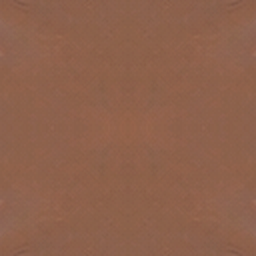
#> input picture assets/bark.png, 256 x 256 px, given in place of reference.png, which was not available
$ python make_leaves.py
#> lines starting #> are read from the running program, lines starting #| are printed output that depends on the picture; after the words box and inside, x2 and y2 are one past the last pixel; in counts of white or black regions, pixels touching at a corner belong together
"""Builds painted-style textures for the game from reference/reference.png and writes them to ./assets:

  leaves_atlas.png   4 colours (green / yellow / orange / red) x 2 variants of lobed leaf clusters, painted colours
                     sampled from the reference, transparent between leaves (used for tree and bush foliage cards)
  pine_atlas.png     2 variants of drooping needle tufts, painted in the deep teal-greens of the reference
  bark.png           tileable dark bark taken from the big trunks

Run once (or again after changing reference/reference.png):  py make_leaves.py
"""
import math
import random
from pathlib import Path

import numpy as np
from PIL import Image, ImageDraw, ImageEnhance, ImageFilter
from scipy import ndimage as ndi

HERE = Path(__file__).parent
CELL = 256


def load():
    src = Image.open(HERE / "reference" / "reference.png").convert("RGB")
#> src is the input picture: PIL image 256x256 RGB; mean R, G, B 141.5, 97.5, 76.3
    hsv = np.asarray(src.convert("HSV")).astype(float)
    return src, hsv[..., 0] * 360 / 255, hsv[..., 1] / 255, hsv[..., 2] / 255


def best_windows(mask, size, count, margin=0):
    """Top-left corners of the `count` non-overlapping size x size windows best covered by `mask`."""
    cov = ndi.uniform_filter(mask.astype(float), size, mode="constant")
    h, w = mask.shape
    half = size // 2
    cov[:half + margin], cov[-half - margin:] = 0, 0
    cov[:, :half + margin], cov[:, -half - margin:] = 0, 0
    picks = []
    for idx in np.argsort(cov, axis=None)[::-1]:
        cy, cx = divmod(int(idx), w)
        if cov[cy, cx] <= 0:
            break
        if all(abs(cy - py) >= size or abs(cx - px) >= size for py, px, _ in picks):
            picks.append((cy, cx, cov[cy, cx]))
            if len(picks) == count:
                break
    return [(cx - half, cy - half, c) for cy, cx, c in picks]


def mirror_tile(img):
    """Make a texture seamlessly tileable by mirroring it into a 2x2 block."""
    a = np.asarray(img)
    top = np.concatenate([a, a[:, ::-1]], axis=1)
    return Image.fromarray(np.concatenate([top, top[::-1]], axis=0))


# [55 lines left out: functions leaf_cluster, needle_card, not called in this run]


def main():
    src, H, S, V = load()
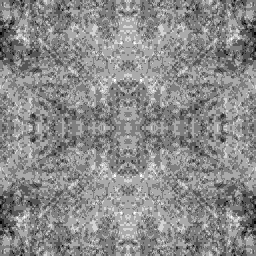
#> H: shape (256, 256) float64; min 14.12, max 22.59, mean 18.7; drawn with min black and max white
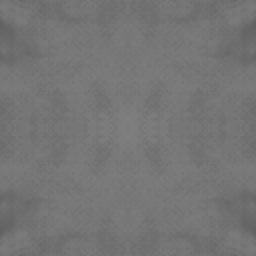
#> S: shape (256, 256) float64; min 0.373, max 0.506, mean 0.458
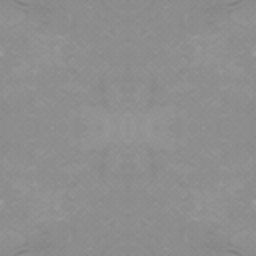
#> V: shape (256, 256) float64; min 0.498, max 0.6, mean 0.555
    out = HERE / "assets"
    out.mkdir(exist_ok=True)
    masks = {
        "green": ((H >= 60) & (H <= 150) & (S > .3) & (V > .25) & (V < .85)),
        "yellow": ((H >= 39) & (H <= 56) & (S > .55) & (V > .75)),
        "orange": ((H >= 22) & (H <= 38) & (S > .6) & (V > .6)),
        "red": ((H >= 6) & (H <= 21) & (S > .55) & (V > .45) & (V < .9)),
    }
    atlas = Image.new("RGBA", (CELL * 4, CELL * 2), (0, 0, 0, 0))
#> atlas: PIL image 1024x512 RGBA; every value is 0
    for col, (name, m) in enumerate(masks.items()):
        wins = best_windows(m, 70, 2)
        print(name, [(x, y, round(c, 2)) for x, y, c in wins])
        for row, (x, y, _) in enumerate(wins):
            swatch = src.crop((x, y, x + 70, y + 70))
            atlas.paste(Image.fromarray(leaf_cluster(swatch, col * 10 + row), "RGBA"), (col * CELL, row * CELL))
#> this loop made 4 passes
#> name on passes 1 to 4: 'green', 'yellow', 'orange', 'red'
#| green []
#| yellow []
#| orange []
#| red []
    atlas.save(out / "leaves_atlas.png")

    pine = (H >= 135) & (H <= 185) & (S > .2) & (S < .7) & (V > .18) & (V < .55)          # the deep teal-green foliage
#> pine: shape (256, 256) bool; every value is 0
    pine_atlas = Image.new("RGBA", (CELL * 2, CELL), (0, 0, 0, 0))
#> pine_atlas: PIL image 512x256 RGBA; every value is 0
    for col, (x, y, c) in enumerate(best_windows(pine, 64, 2)):
        print("pine", (x, y, round(c, 2)))
        pine_atlas.paste(Image.fromarray(needle_card(src.crop((x, y, x + 64, y + 64)), 70 + col), "RGBA"), (col * CELL, 0))
#> this loop made 0 passes
    pine_atlas.save(out / "pine_atlas.png")

    def tile_from(mask, size, name, final=256, blur=0.0, gain=1.0):
        x, y, c = best_windows(mask, size, 1)[0]
#> in best_windows (call 6), `cov[:half + margin], cov[-half - margin:] = 0, 0`: cov: shape (256, 256) float64; min 0, max 0.00146, mean 1.84e-05
#> in best_windows (call 6), `cov[:, :half + margin], cov[:, -half - margin:] = 0, 0`:
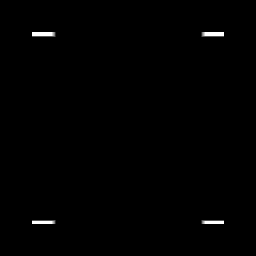
#> cov: shape (256, 256) float64; min 0, max 0.00146, mean 7.47e-06; drawn with min black and max white
#> the loop in best_windows (call 6), `for idx in np.argsort(cov, axis=None)[::-1]:` made 1 pass
#> (idx, cy, cx) on pass 1: (9180, 35, 220)
#> after the loop in best_windows (call 6), `for idx in np.argsort(cov, axis=None)[::-1]:`: picks = [(35, 220, 0.00146)]
#> x = 188; y = 3; c = 0.00146
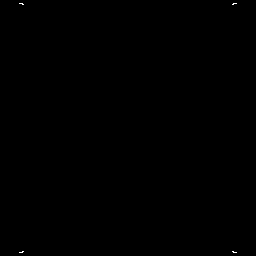
#> mask: shape (256, 256) bool; 0.04% white in thin lines or dots, all inside (x1, y1, x2, y2) = (19, 3, 237, 253)
        print(name, (x, y, round(c, 2)))
#| bark.png (188, 3, 0.0)
        img = mirror_tile(src.crop((x, y, x + size, y + size))).resize((final, final), Image.LANCZOS)
#> in mirror_tile, `top = np.concatenate([a, a[:, ::-1]], axis=1)`:
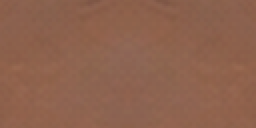
#> top: shape (64, 128, 3) (shown 2 times larger); mean R, G, B 141.5, 98, 77.8
        if blur:
            img = img.filter(ImageFilter.GaussianBlur(blur))
        if gain != 1.0:
            img = ImageEnhance.Brightness(img).enhance(gain)
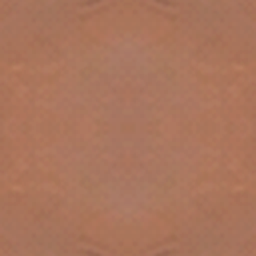
#> img: PIL image 256x256 RGB; mean R, G, B 169.4, 117.2, 93
        img.save(out / name)

    tile_from((H >= 12) & (H <= 40) & (S > .12) & (S < .6) & (V > .12) & (V < .5), 64, "bark.png", gain=1.2)
    print("wrote", out)


if __name__ == "__main__":
    main()
